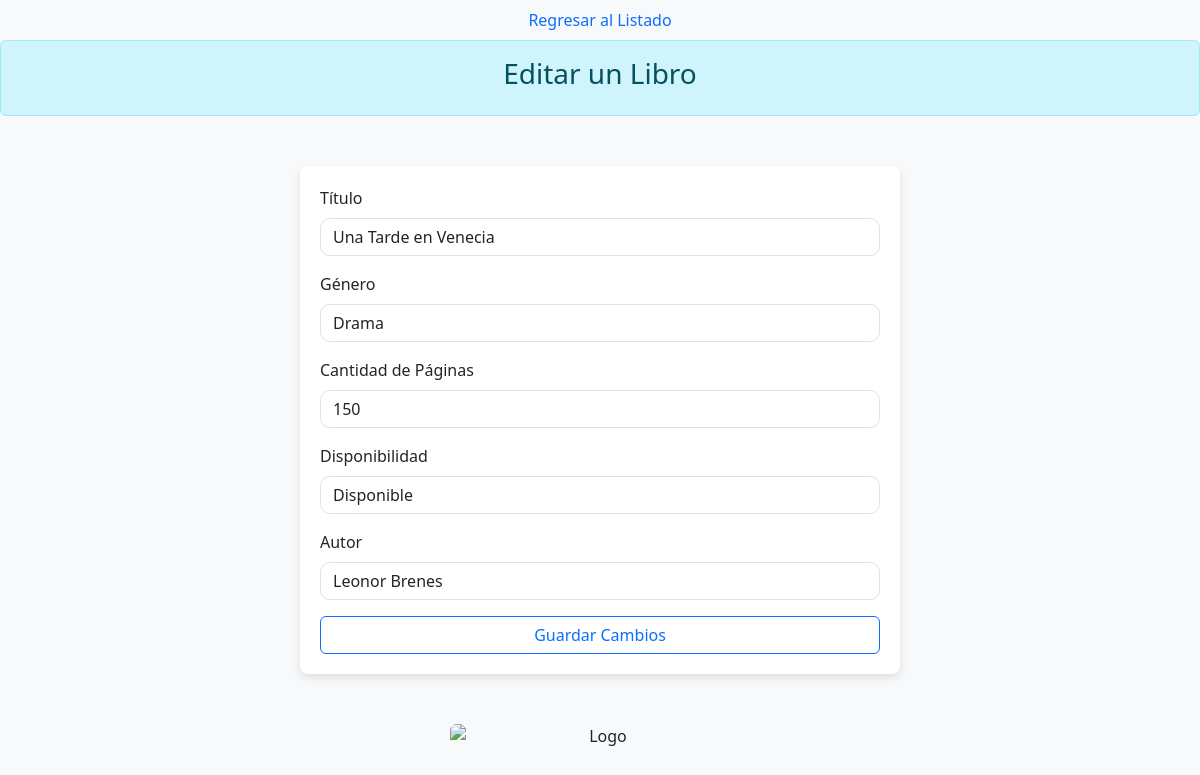
Page /editar_libro/3/ on the committed database.
### biblioteca/models.py (models this page shows, shortened)
class Libro(models.Model):
    titulo = models.CharField(max_length=255)
    genero = models.CharField(max_length=100)
    cantidad_paginas = models.IntegerField()
    disponible = models.BooleanField(default=True)
    autor = models.ForeignKey(Autor, on_delete=models.CASCADE)

class Autor(models.Model):
    nombre = models.CharField(max_length=50)
    apellidos = models.CharField(max_length=70)
    nacionalidad = models.CharField(max_length=30)
    descripcion = models.TextField()

### biblioteca/views.py (the view, shortened to what this page needs)
# urls.py: path('editar_libro/<int:id>/', biblioteca.editar_libro, name ='editar_libro' ),
def editar_libro(request, id):
    libro = get_object_or_404(Libro, id=id)  # Obtener el libro por ID
    data = {
        'libro': libro,
        'autores': Autor.objects.all(),  # También pasas la lista de autores para el select
    }
    return render(request, 'editar_libro.html', data)

### biblioteca/Templates/editar_libro.html (shortened to what this page needs)
<!doctype html>
<html lang="en">
  {% load static %}
  <head>
    <link href="https://cdn.jsdelivr.net/npm/bootstrap@5.3.3/dist/css/bootstrap.min.css" rel="stylesheet">
  </head>
  <body>
    <ul class="nav justify-content-center">
      <li class="nav-item">
        <a class="nav-link active" aria-current="page" href="{% url 'libros' %}">Regresar al Listado</a>
      </li>
    </ul>
    <div class="alert alert-info form-header" role="alert">
      <h3>Editar un Libro</h3>
    </div>
    <div class="container form-container">
        <form action="{% url 'editar_libro' libro.id %}" method="POST">
        <div class="mb-3">
          <label for="titulo" class="form-label">Título</label>
          <input type="text" name="titulo" class="form-control" id="titulo" placeholder="Digite el título del libro" value="{{ libro.titulo }}" required>
        </div>
        <div class="mb-3">
          <label for="genero" class="form-label">Género</label>
          <input type="text" name="genero" class="form-control" id="genero" placeholder="Digite el género del libro" value="{{ libro.genero }}" required>
        </div>
        <div class="mb-3">
          <label for="cantidad_paginas" class="form-label">Cantidad de Páginas</label>
          <input type="number" name="cantidad_paginas" class="form-control" id="cantidad_paginas" placeholder="Digite la cantidad de páginas" value="{{ libro.cantidad_paginas }}" required>
        </div>
        <div class="mb-3">
          <label for="disponible" class="form-label">Disponibilidad</label>
          <select name="disponible" class="form-control" id="disponible" required>
            <option value="True" {% if libro.disponible %}selected{% endif %}>Disponible</option>
          </select>
        </div>
        <div class="mb-3">
          <label for="autor" class="form-label">Autor</label>
          <select name="autor" class="form-control" id="autor" required>
            {% for autor in autores %}
              <option value="{{ autor.id }}" {% if autor.id == libro.autor.id %}selected{% endif %}>{{ autor.nombre }} {{ autor.apellidos }}</option>
            {% endfor %}
          </select>
        </div>
        <button type="submit" class="btn btn-outline-primary btn-custom">Guardar Cambios</button>
      </form>
    </div>
    <div class="container my-5 text-center">
      <img src="https://brandslogos.com/wp-content/uploads/images/large/moncler-logo.png" class="rounded mx-auto d-block" alt="Logo" style="width: 300px; height: auto;">
    </div>
  </body>
</html>

### biblioteca/Templates/editar_libro.html (style rules this page uses)
body { background-color: #f8f9fa; }
.form-container { max-width: 600px; margin: 50px auto; padding: 20px; background-color: white; border-radius: 8px; box-shadow: 0 4px 8px rgba(0,0,0,0.1); }
.form-header { text-align: center; margin-bottom: 30px; }
.btn-custom { width: 100%; }
.form-control { border-radius: 10px; }

### rows in the picture
Libro: titulo "Una Tarde en Venecia", genero "Drama", cantidad_paginas "150", disponible "Disponible", autor "Leonor Brenes"
